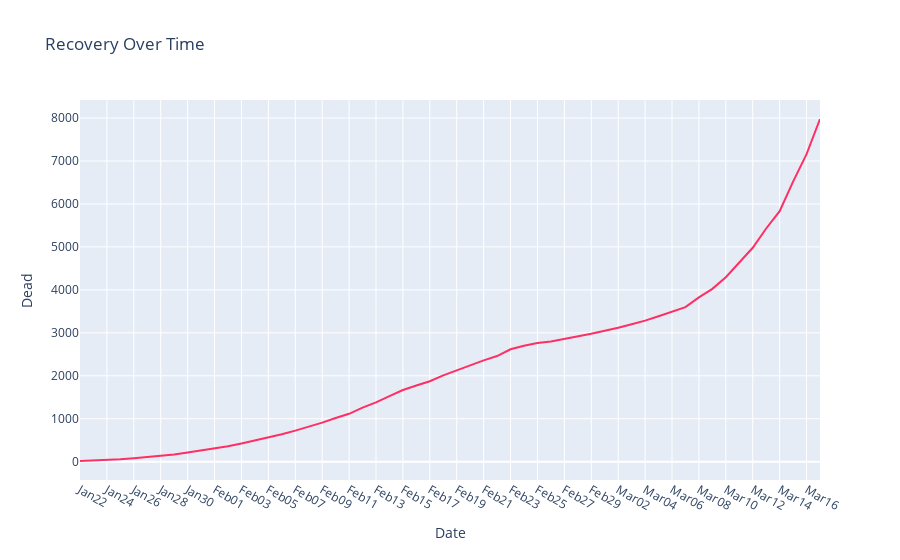

This figure's notebook cell:
### Code cell
fig = px.line(df_dd, x="Date", y="Dead",title='Recovery Over Time', color_discrete_sequence=[dth, rec])
fig.show()

### Figure 1 — Plotly figure (JSON) as saved in the notebook; plotly's stock layout.template omitted (floating-point values rounded to 4 significant figures)
{"data": [{"hoverlabel": {"namelength": 0}, "hovertemplate": "Date=%{x}<br>Dead=%{y}", "legendgroup": "", "line": {"color": "#ff2e63", "dash": "solid"}, "mode": "lines", "name": "", "showlegend": false, "type": "scatter", "x": ["Jan22", "Jan23", "Jan24", "Jan25", "Jan26", "Jan27", "Jan28", "Jan29", "Jan30", "Jan31", "Feb01", "Feb02", "Feb03", "Feb04", "Feb05", "Feb06", "Feb07", "Feb08", "Feb09", "Feb10", "Feb11", "Feb12", "Feb13", "Feb14", "Feb15", "Feb16", "Feb17", "Feb18", "Feb19", "Feb20", "Feb21", "Feb22", "Feb23", "Feb24", "Feb25", "Feb26", "Feb27", "Feb28", "Feb29", "Mar01", "Mar02", "Mar03", "Mar04", "Mar05", "Mar06", "Mar07", "Mar08", "Mar09", "Mar10", "Mar11", "Mar12", "Mar13", "Mar14", "Mar15", "Mar16", "Mar17"], "xaxis": "x", "y": [17, 25, 41, 56, 80, 106, 132, 170, 213, 259, 304, 362, 426, 492, 565, 638, 724, 813, 910, 1018, 1115, 1261, 1383, 1526, 1669, 1775, 1873, 2009, 2126, 2247, 2360, 2460, 2618, 2699, 2763, 2800, 2858, 2923, 2977, 3050, 3117, 3202, 3285, 3387, 3494, 3599, 3827, 4025, 4296, 4628, 4981, 5429, 5833, 6519, 7161, 7978], "yaxis": "y"}], "layout": {"legend": {"tracegroupgap": 0}, "title": {"text": "Recovery Over Time"}, "xaxis": {"anchor": "y", "domain": [0, 1], "title": {"text": "Date"}}, "yaxis": {"anchor": "x", "domain": [0, 1], "title": {"text": "Dead"}}}}
